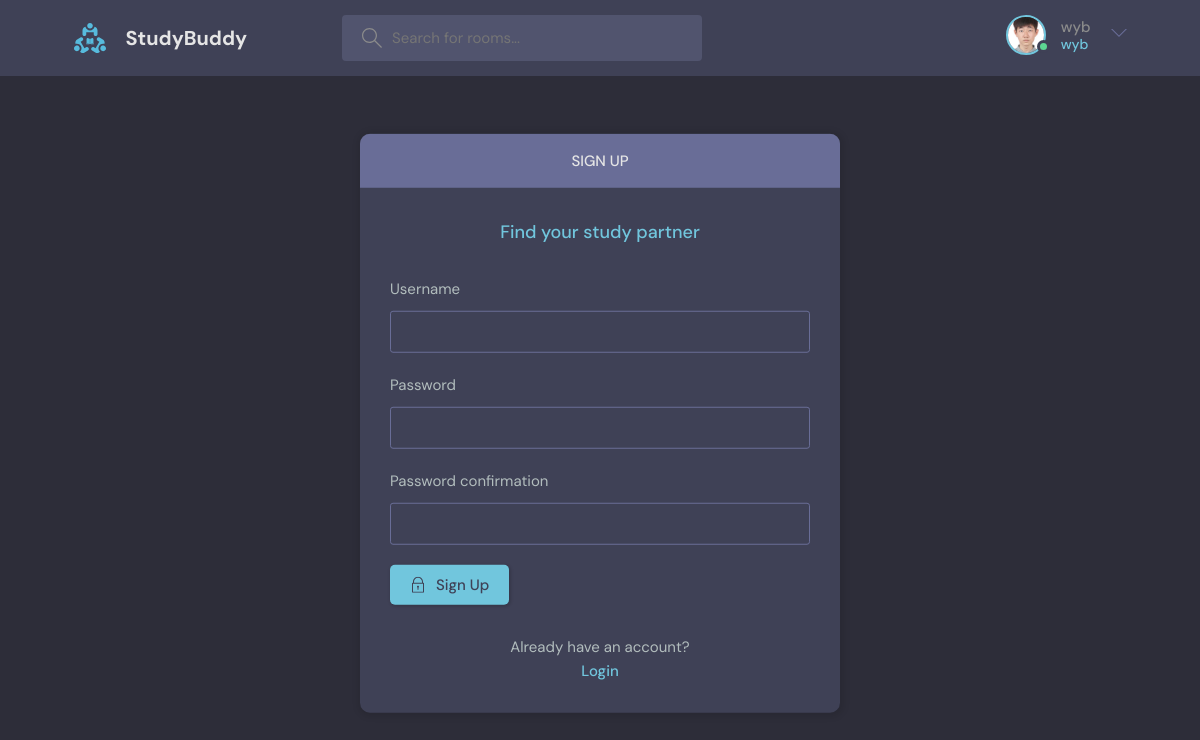
Page /register/ (signed in) on the committed database.
### base/models.py (models this page shows)
class User(AbstractUser):
    name = models.CharField(max_length=200, null=True)
    email = models.EmailField(unique=True, null=True)
    bio = models.TextField(null=True)
    avatar = models.ImageField(null=True, default="avatar.svg")
    USERNAME_FIELD = 'email'
    REQUIRED_FIELDS = []

### base/views.py (the view, shortened to what this page needs)
# urls.py: path('register/', views.registerPage, name="register"),
def registerPage(req):
    page = "register"
    form = UserCreationForm()
    context_table = {
        "req":req,
        "page": page,
        "form":form
    }
    return render(req, "base/login_register.html", context_table)

### base/templates/base/login_register.html (shortened to what this page needs)
{% extends 'main.html' %}
{% block content %}
    <main class="auth layout">
      {% if page == 'login' %}
      <div class="container">
        <div class="layout__box">
          <div class="layout__boxHeader">
            <div class="layout__boxTitle">
              <h3>Login</h3>
            </div>
          </div>
          <div class="layout__body">
            <h2 class="auth__tagline">Find your study partner</h2>
            <form class="form" action="" method="POST">
              {% csrf_token %}
              <div class="form__group form__group">
                <label for="room_name">Username</label>
                <input id="username" name="username" type="text" placeholder="Enter username" />
              </div>
              <div class="form__group">
                <label for="password">Password</label>
                <input
                  id="password"
                  name="password"
                  type="password"
                  placeholder="Enter password"
                />
              </div>
              <button class="btn btn--main" type="submit">
                <svg
                  version="1.1"
                  xmlns="http://www.w3.org/2000/svg"
                  width="32"
                  height="32"
                  viewBox="0 0 32 32"
                >
                  <title>lock</title>
                  <path
                    d="M27 12h-1v-2c0-5.514-4.486-10-10-10s-10 4.486-10 10v2h-1c-0.553 0-1 0.447-1 1v18c0 0.553 0.447 1 1 1h22c0.553 0 1-0.447 1-1v-18c0-0.553-0.447-1-1-1zM8 10c0-4.411 3.589-8 8-8s8 3.589 8 8v2h-16v-2zM26 30h-20v-16h20v16z"
                  ></path>
                  <path
                    d="M15 21.694v4.306h2v-4.306c0.587-0.348 1-0.961 1-1.694 0-1.105-0.895-2-2-2s-2 0.895-2 2c0 0.732 0.413 1.345 1 1.694z"
                  ></path>
                </svg>
                Login
              </button>
            </form>
            <div class="auth__action">
              <p>Haven't signed up yet?</p>
              <a href="{% url 'register' %}" class="btn btn--link">Sign Up</a>
            </div>
          </div>
        </div>
      </div>
      {% else %}
      <div class="container">
        <div class="layout__box">
          <div class="layout__boxHeader">
            <div class="layout__boxTitle">
              <h3>Sign Up</h3>
            </div>
          </div>
          <div class="layout__body">
            <h2 class="auth__tagline">Find your study partner</h2>
            <form class="form" action="" method="POST">
              {% for field in form %}
              <div class="form__group form__group">
                <label for="room_name">{{field.label}}</label>
                {{field}}
              </div>
              {% endfor %}
              <button class="btn btn--main" type="submit">
                Sign Up
              </button>
            </form>
            <div class="auth__action">
              <p>Already have an account?</p>
              <a href="{% url 'login' %}" class="btn btn--link">Login</a>
            </div>
          </div>
        </div>
      </div>
      {% endif %}
    </main>
{% endblock content %}

### templates/navigation.html (shortened to what this page needs)
{% load static %}
<div class="container">
    <a href="{% url 'home' %}" class="header__logo">
      <img src="{% static 'images/logo.svg' %}" />
      <h1>StudyBuddy</h1>
    </a>
    <form class="header__search" method="GET" action="{% url 'home' %}">
      <label>
        <input placeholder="Search for rooms..." type="text" name="q"/>
      </label>
    </form>
    <nav class="header__menu">
      {% if req.user.is_authenticated %}
      <div class="header__user">
        <a href="{% url 'user-profile' req.user.id %}">
          <div class="avatar avatar--medium active">
            <img src="{{req.user.avatar.url}}" />
          </div>
          <p>{{req.user.username}} <span>{{req.user.username}} </span></p>
        </a>
        <button class="dropdown-button">
          <svg version="1.1" xmlns="http://www.w3.org/2000/svg" width="32" height="32" viewBox="0 0 32 32">
            <title>chevron-down</title>
            <path d="M16 21l-13-13h-3l16 16 16-16h-3l-13 13z"></path>
          </svg>
        </button>
      </div>
      {% endif %}
    </nav>
  </div>

### rows in the picture
User: user.avatar (picture), user.username "wyb"

### other values in the picture
{{ field.label }} "Username" "Password" "Password confirmation"
